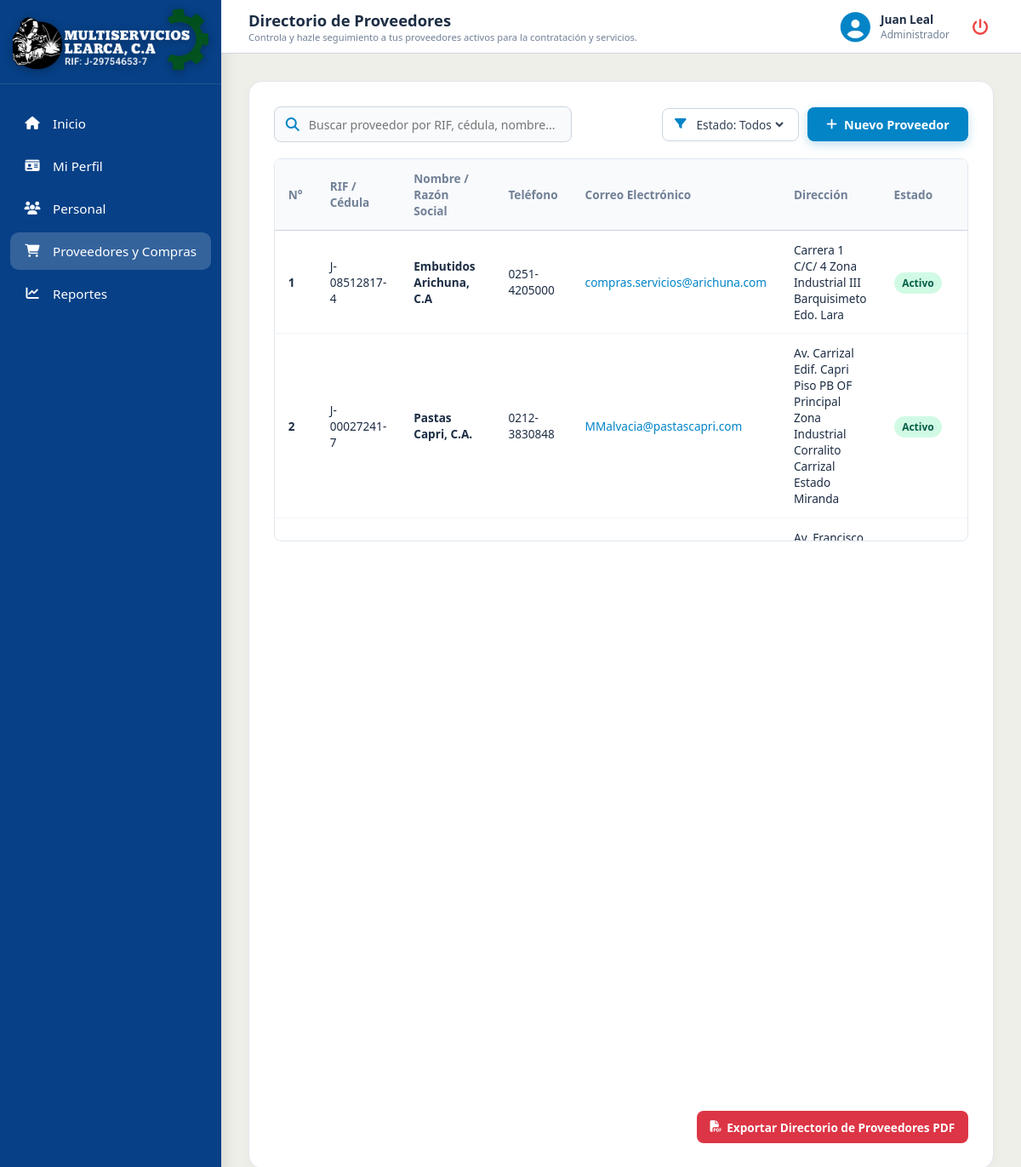
The page /dashboard.php?seccion=proveedores (signed in) on the database its author committed.
### tables this page shows
CREATE TABLE `proveedores` (
  `id_proveedor` int(11) NOT NULL,
  `rif_cedula` varchar(30) NOT NULL,
  `razon_social` varchar(150) NOT NULL,
  `telefono` varchar(30) NOT NULL,
  `email` varchar(100) NOT NULL,
  `direccion` text NOT NULL,
  `estado` varchar(20) DEFAULT 'Activo',
  `fecha_registro` timestamp NOT NULL DEFAULT current_timestamp()
);

### proveedores.php (the view, shortened to what this page needs)
<?php
require_once 'conexion.php';
$accion_prov = $_GET['accion_prov'] ?? 'lista';
$mensaje_error = "";
$prov_edit = [
    'id_proveedor' => '',
    'rif_cedula' => '',
    'razon_social' => '',
    'telefono' => '',
    'email' => '',
    'direccion' => '',
    'estado' => 'Activo'
];
$stmt = $pdo->query("SELECT * FROM proveedores ORDER BY id_proveedor ASC");
$proveedores = $stmt->fetchAll();
?>
<?php if (($accion_prov === 'nuevo' || $accion_prov === 'editar') && isset($_SESSION['nombre_rol']) && $_SESSION['nombre_rol'] === 'Administrador'): ?>
    <?php if (!empty($mensaje_error)): ?>
        <div style="max-width: 800px; margin: 0 auto 1.2rem auto; background: #FEE2E2; color: #991B1B; padding: 0.8rem 1rem; border-radius: 8px; border: 1px solid #FCA5A5; display: flex; align-items: center; gap: 8px; font-size: 0.9rem;">
            <i class="fa-solid fa-triangle-exclamation"></i> <?php echo $mensaje_error; ?>
        </div>
    <?php endif; ?>
    <section class="panel-card" style="max-width: 800px; margin: 0 auto; width: 100%; background: white; padding: 1.8rem; border-radius: 16px; border: 1px solid #E2E8F0; box-shadow: 0 4px 15px rgba(0,0,0,0.03);">
        <div style="display: flex; justify-content: space-between; align-items: center; margin-bottom: 1.5rem; border-bottom: 1px solid #E2E8F0; padding-bottom: 0.8rem;">
            <div class="card-header-title" style="margin-bottom: 0; display: flex; align-items: center; gap: 10px;">
                <i class="fa-solid fa-truck-field" style="color: #0284C7; font-size: 1.2rem;"></i>
                <h3 style="color: #0F172A; font-size: 1.1rem; margin: 0;"><?php echo ($accion_prov === 'editar') ? 'Editar Proveedor' : 'Registrar Nuevo Proveedor'; ?></h3>
            </div>
            <a href="dashboard.php?seccion=proveedores" style="padding: 6px 12px; background: #64748B; color: white; border-radius: 6px; text-decoration: none; font-size: 0.85rem; display: flex; align-items: center; gap: 6px;">
                <i class="fa-solid fa-arrow-left"></i> Volver a la Lista
            </a>
        </div>
        <form action="dashboard.php?seccion=proveedores" method="POST" class="form-styled">
            <?php if (!empty($prov_edit['id_proveedor'])): ?>
                <input type="hidden" name="id_proveedor" value="<?php echo $prov_edit['id_proveedor']; ?>">
            <?php endif; ?>
            <div style="display: grid; grid-template-columns: repeat(2, 1fr); gap: 1rem;">
                <div class="form-group-custom">
                    <label for="rif_cedula" style="font-size: 0.85rem; font-weight: 600; color: #334155; margin-bottom: 4px; display: block;">RIF / Cédula *</label>
                    <input type="text" id="rif_cedula" name="rif_cedula" value="<?php echo htmlspecialchars($prov_edit['rif_cedula']); ?>" placeholder="Ej. J-12345678-9" required style="width: 100%; padding: 0.6rem; border: 1px solid #CBD5E1; border-radius: 6px;">
                </div>
                <div class="form-group-custom">
                    <label for="razon_social" style="font-size: 0.85rem; font-weight: 600; color: #334155; margin-bottom: 4px; display: block;">Nombre / Razón Social *</label>
                    <input type="text" id="razon_social" name="razon_social" value="<?php echo htmlspecialchars($prov_edit['razon_social']); ?>" placeholder="Ej. Inversiones Industriales, C.A." required style="width: 100%; padding: 0.6rem; border: 1px solid #CBD5E1; border-radius: 6px;">
                </div>
                <div class="form-group-custom">
                    <label for="telefono" style="font-size: 0.85rem; font-weight: 600; color: #334155; margin-bottom: 4px; display: block;">Teléfono *</label>
                    <input type="text" id="telefono" name="telefono" value="<?php echo htmlspecialchars($prov_edit['telefono']); ?>" placeholder="Ej. 0412-5551234" required style="width: 100%; padding: 0.6rem; border: 1px solid #CBD5E1; border-radius: 6px;">
                </div>
                <div class="form-group-custom">
                    <label for="email" style="font-size: 0.85rem; font-weight: 600; color: #334155; margin-bottom: 4px; display: block;">Correo Electrónico *</label>
                    <input type="email" id="email" name="email" value="<?php echo htmlspecialchars($prov_edit['email']); ?>" placeholder="proveedor@correo.com" required style="width: 100%; padding: 0.6rem; border: 1px solid #CBD5E1; border-radius: 6px;">
                </div>
                <div class="form-group-custom">
                    <label for="estado" style="font-size: 0.85rem; font-weight: 600; color: #334155; margin-bottom: 4px; display: block;">Estado *</label>
                    <select name="estado" id="estado" style="width: 100%; padding: 0.6rem; border: 1px solid #CBD5E1; border-radius: 6px;">
                        <option value="Activo" <?php echo ($prov_edit['estado'] === 'Activo') ? 'selected' : ''; ?>>Activo</option>
                        <option value="Inactivo" <?php echo ($prov_edit['estado'] === 'Inactivo') ? 'selected' : ''; ?>>Inactivo</option>
                    </select>
                </div>
                <div class="form-group-custom" style="grid-column: span 2;">
                    <label for="direccion" style="font-size: 0.85rem; font-weight: 600; color: #334155; margin-bottom: 4px; display: block;">Dirección *</label>
                    <input type="text" id="direccion" name="direccion" value="<?php echo htmlspecialchars($prov_edit['direccion']); ?>" placeholder="Av. Principal, Local 12" required style="width: 100%; padding: 0.6rem; border: 1px solid #CBD5E1; border-radius: 6px;">
                </div>
            </div>
            <div style="margin-top: 1.5rem; display: flex; gap: 10px;">
                <button type="submit" class="btn-submit-action" style="flex: 1; background: #0284C7; color: white; padding: 0.75rem; border: none; border-radius: 6px; font-weight: 600; cursor: pointer;">
                    <i class="fa-solid fa-floppy-disk"></i> <?php echo (!empty($prov_edit['id_proveedor'])) ? 'Actualizar Proveedor' : 'Guardar Proveedor'; ?>
                </button>
                <a href="dashboard.php?seccion=proveedores" style="padding: 10px 20px; background: #94A3B8; color: white; border-radius: 6px; text-decoration: none; display: flex; align-items: center; justify-content: center;">
                    Cancelar
                </a>
            </div>
        </form>
    </section>
<?php else: ?>
    <section class="panel-card" style="width: 100%; <?php echo (isset($_SESSION['nombre_rol']) && $_SESSION['nombre_rol'] === 'Empleado') ? 'max-width: 950px; margin: 0 auto;' : 'height: 100%;'; ?> background: white; padding: 1.8rem; border-radius: 16px; border: 1px solid #E2E8F0; box-shadow: 0 4px 15px rgba(0,0,0,0.03); display: flex; flex-direction: column; justify-content: space-between; box-sizing: border-box;">
        <div>
            <div style="display: flex; justify-content: space-between; align-items: center; margin-bottom: 1.2rem; gap: 1rem; flex-wrap: wrap;">
                <div style="position: relative; flex: 1; min-width: 260px; max-width: 350px;">
                    <i class="fa-solid fa-magnifying-glass" style="position: absolute; left: 14px; top: 50%; transform: translateY(-50%); color: #0284C7;"></i>
                    <input type="text" id="inputBuscarProveedor" onkeyup="filtrarProveedores()" placeholder="Buscar proveedor por RIF, cédula, nombre..." style="width: 100%; padding: 0.65rem 1rem 0.65rem 2.5rem; border: 1px solid #CBD5E1; border-radius: 8px; font-size: 0.88rem; background: #F8FAFC; outline: none;">
                </div>
                <div style="display: flex; gap: 10px; align-items: center; flex-wrap: wrap;">
                    <div style="display: flex; align-items: center; gap: 8px; border: 1px solid #CBD5E1; border-radius: 8px; padding: 0.5rem 0.9rem; background: #FFFFFF; font-size: 0.85rem; color: #334155;">
                        <i class="fa-solid fa-filter" style="color: #0284C7;"></i>
                        <select id="filtroEstado" onchange="filtrarProveedores()" style="border: none; background: transparent; outline: none; font-size: 0.85rem; color: #334155; cursor: pointer;">
                            <option value="">Estado: Todos</option>
                        </select>
                    </div>
                    <?php if (isset($_SESSION['nombre_rol']) && $_SESSION['nombre_rol'] === 'Administrador'): ?>
                        <a href="dashboard.php?seccion=proveedores&accion_prov=nuevo" style="width: auto; padding: 0.65rem 1.4rem; border-radius: 8px; background: #0284C7; color: white; text-decoration: none; font-size: 0.9rem; font-weight: 600; display: inline-flex; align-items: center; gap: 8px; box-shadow: 0 4px 12px rgba(2, 132, 199, 0.25);">
                            <i class="fa-solid fa-plus"></i> Nuevo Proveedor
                        </a>
                    <?php endif; ?>
                </div>
            </div>
            <div class="table-scroll-container" style="max-height: 450px; overflow-y: auto;">
                <table class="learca-table" id="tablaProveedores" style="width: 100%; border-collapse: collapse; font-size: 0.85rem;">
                    <thead>
                        <tr style="background-color: #F8FAFC; border-bottom: 1px solid #CBD5E1;">
                            <th style="padding: 0.8rem 1rem; text-align: <?php echo (isset($_SESSION['nombre_rol']) && $_SESSION['nombre_rol'] === 'Empleado') ? 'center' : 'left'; ?>; color: #718096; <?php echo (isset($_SESSION['nombre_rol']) && $_SESSION['nombre_rol'] === 'Empleado') ? 'width: 10%;' : ''; ?>">N°</th>
                            <?php if (isset($_SESSION['nombre_rol']) && $_SESSION['nombre_rol'] === 'Administrador'): ?>
                                <th style="padding: 0.8rem 1rem; text-align: left; color: #718096;">RIF / Cédula</th>
                            <?php endif; ?>
                            <th style="padding: 0.8rem 1rem; text-align: left; color: #718096; <?php echo (isset($_SESSION['nombre_rol']) && $_SESSION['nombre_rol'] === 'Empleado') ? 'width: 40%;' : ''; ?>">Nombre / Razón Social</th>
                            <?php if (isset($_SESSION['nombre_rol']) && $_SESSION['nombre_rol'] === 'Administrador'): ?>
                                <th style="padding: 0.8rem 1rem; text-align: left; color: #718096;">Teléfono</th>
                                <th style="padding: 0.8rem 1rem; text-align: left; color: #718096;">Correo Electrónico</th>
                                <th style="padding: 0.8rem 1rem; text-align: left; color: #718096;">Dirección</th>
                            <?php else: ?>
                                <th style="padding: 0.8rem 1rem; text-align: left; color: #718096; width: 25%;">Teléfono</th>
                            <?php endif; ?>
                            <th style="padding: 0.8rem 1rem; text-align: left; color: #718096; <?php echo (isset($_SESSION['nombre_rol']) && $_SESSION['nombre_rol'] === 'Empleado') ? 'width: 15%;' : ''; ?>">Estado</th>
                            <th style="padding: 0.8rem 1rem; text-align: center; color: #718096; <?php echo (isset($_SESSION['nombre_rol']) && $_SESSION['nombre_rol'] === 'Empleado') ? 'width: 10%;' : ''; ?>">Acciones</th>
                        </tr>
                    </thead>
                    <tbody>
                        <?php if (count($proveedores) > 0): ?>
                            <?php $contador = 1; foreach ($proveedores as $prov): ?>
                                <tr style="border-bottom: 1px solid #F1F5F9;" data-estado="<?php echo htmlspecialchars($prov['estado'] ?? 'Activo'); ?>">
                                    <td style="padding: 0.8rem 1rem; text-align: <?php echo (isset($_SESSION['nombre_rol']) && $_SESSION['nombre_rol'] === 'Empleado') ? 'center' : 'left'; ?>;"><strong><?php echo $contador++; ?></strong></td>
                                    <?php if (isset($_SESSION['nombre_rol']) && $_SESSION['nombre_rol'] === 'Administrador'): ?>
                                        <td style="padding: 0.8rem 1rem;"><?php echo htmlspecialchars($prov['rif_cedula']); ?></td>
                                    <?php endif; ?>
                                    <td style="padding: 0.8rem 1rem;"><strong><?php echo htmlspecialchars($prov['razon_social']); ?></strong></td>
                                    <?php if (isset($_SESSION['nombre_rol']) && $_SESSION['nombre_rol'] === 'Administrador'): ?>
                                        <td style="padding: 0.8rem 1rem;"><?php echo htmlspecialchars($prov['telefono']); ?></td>
                                        <td style="padding: 0.8rem 1rem;"><a href="mailto:<?php echo htmlspecialchars($prov['email']); ?>" style="color: #0284C7; text-decoration: none;"><?php echo htmlspecialchars($prov['email']); ?></a></td>
                                        <td style="padding: 0.8rem 1rem;"><?php echo htmlspecialchars($prov['direccion']); ?></td>
                                    <?php else: ?>
                                        <td style="padding: 0.8rem 1rem;"><?php echo htmlspecialchars($prov['telefono']); ?></td>
                                    <?php endif; ?>
                                    <td style="padding: 0.8rem 1rem;">
                                        <span style="background: #D1FAE5; color: #065F46; padding: 0.25rem 0.6rem; border-radius: 20px; font-size: 0.75rem; font-weight: 600;">
                                            <?php echo htmlspecialchars($prov['estado'] ?? 'Activo'); ?>
                                        </span>
                                    </td>
                                    <td style="padding: 0.8rem 1rem; text-align: center;">
                                    </td>
                                </tr>
                            <?php endforeach; ?>
                        <?php else: ?>
                            <tr>
                                <td colspan="8" class="empty-table" style="text-align: center; padding: 2rem; color: #718096;">No hay proveedores registrados actualmente.</td>
                            </tr>
                        <?php endif; ?>
                    </tbody>
                </table>
            </div>
        </div>
        <div style="display: flex; justify-content: flex-end; margin-top: 1rem;">
            <?php if (isset($_SESSION['nombre_rol']) && $_SESSION['nombre_rol'] === 'Administrador'): ?>
                <a href="reporte_proveedores.php" target="_blank" style="background: #dc3545; color: white; padding: 0.6rem 1rem; border-radius: 8px; text-decoration: none; font-weight: 600; font-size: 0.85rem; display: flex; align-items: center; gap: 6px;">
                    <i class="fa-solid fa-file-pdf"></i> Exportar Directorio de Proveedores PDF
                </a>
            <?php endif; ?>
        </div>
    </section>
<?php endif; ?>

### rows shown on the page
proveedores: rif_cedula "J-08512817-4", razon_social "Embutidos Arichuna, C.A", telefono "0251-4205000", email "compras.servicios@arichuna.com", direccion "Carrera 1 C/C/ 4 Zona Industrial III Barquisimeto Edo. Lara", estado "Activo"
proveedores: rif_cedula "J-00027241-7", razon_social "Pastas Capri, C.A.", telefono "0212-3830848", email "MMalvacia@pastascapri.com", direccion "Av. Carrizal Edif. Capri Piso PB OF Principal Zona Industrial Corralito Carrizal Estado Miranda", estado "Activo"
proveedores: direccion "Av. Francisco…"

### other values the page prints
$_SESSION['username'] "Juan Leal"
$_SESSION['nombre_rol'] "Administrador"
